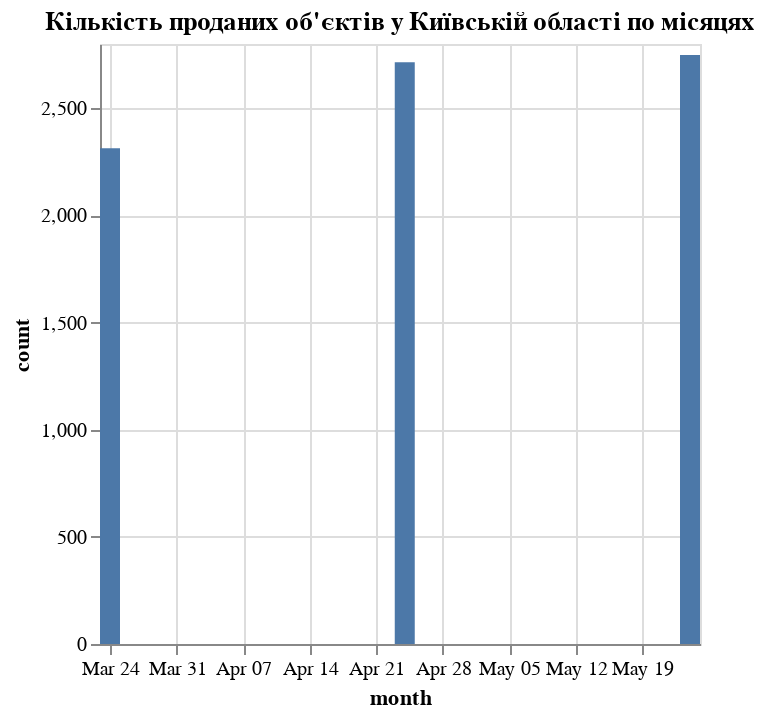

Notebook cell for this chart:
### Code cell
# Зображаємо це
alt.Chart(sold_count_by_month).mark_bar(size=10).encode(
    x='month:T',  # Припускаємо, що 'month' відформатовано як дата (datetime)
    y='count:Q',
    tooltip=['month:T', 'count:Q']
).properties(
    title="Кількість проданих об'єктів у Київській області по місяцях"
)

### Figure 1 — Vega-Lite specification as saved in the notebook (floating-point values rounded to 4 significant figures)
{"config": {"view": {"continuousWidth": 300, "continuousHeight": 300}}, "data": {"name": "data-c0c43299b3d4ce5a5e8570a889cb8714"}, "mark": {"type": "bar", "size": 10}, "encoding": {"tooltip": [{"field": "month", "type": "temporal"}, {"field": "count", "type": "quantitative"}], "x": {"field": "month", "type": "temporal"}, "y": {"field": "count", "type": "quantitative"}}, "title": "Кількість проданих об'єктів у Київській області по місяцях", "$schema": "https://vega.github.io/schema/vega-lite/v5.17.0.json", "datasets": {"data-c0c43299b3d4ce5a5e8570a889cb8714": [{"month": "2024-03-24", "count": 2313}, {"month": "2024-04-24", "count": 2715}, {"month": "2024-05-24", "count": 2749}]}}
